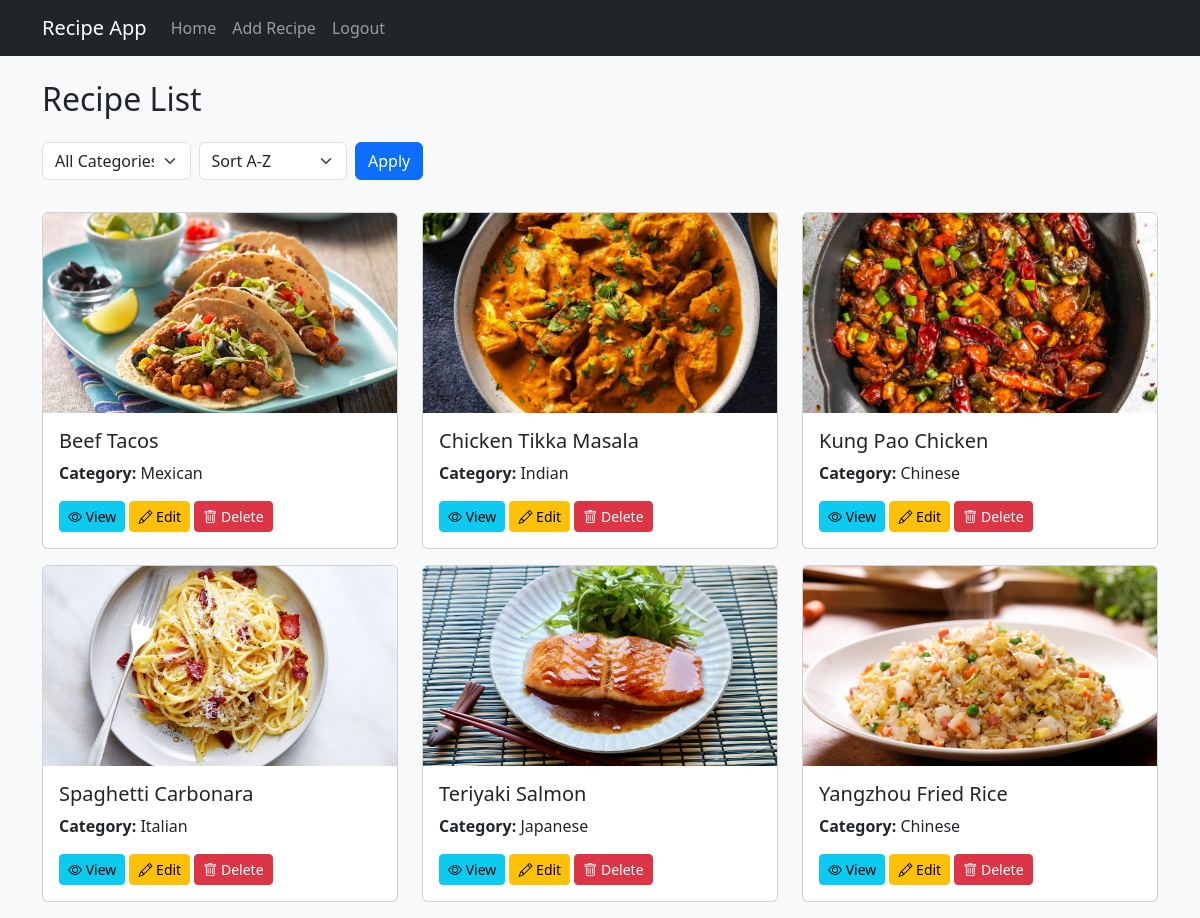
The app's page /index.php (signed in) with its own data.
### tables this page shows
CREATE TABLE `recipes` (
  `id` int(11) NOT NULL,
  `title` varchar(255) NOT NULL,
  `ingredients` text NOT NULL,
  `steps` text NOT NULL,
  `category` varchar(100) DEFAULT NULL,
  `image` varchar(255) DEFAULT NULL,
  `created_at` timestamp NOT NULL DEFAULT current_timestamp(),
  `cuisine` varchar(255) NOT NULL,
  `user_id` int(11) DEFAULT NULL
);

### index.php (the view, shortened to what this page needs)
<?php
include 'database.php';
include 'navbar.php';
$sort = isset($_GET['sort']) ? $_GET['sort'] : 'title';
$sql = "SELECT * FROM recipes";
$sql .= " ORDER BY " . ($sort === 'title' ? "title ASC" : "id DESC");
$result = $conn->query($sql);
?>
<!DOCTYPE html>
<html lang="en">
<head>
    <link href="https://cdn.jsdelivr.net/npm/bootstrap@5.3.0/dist/css/bootstrap.min.css" rel="stylesheet">
    <link href="https://cdn.jsdelivr.net/npm/bootstrap-icons/font/bootstrap-icons.css" rel="stylesheet">
</head>
<body class="bg-light">
    <div class="container mt-4">
        <h2 class="mb-4">Recipe List</h2>
        <div class="d-flex justify-content-between mb-3">
            <form method="GET" class="d-flex">
                <select name="category" class="form-select me-2">
                    <option value="">All Categories</option>
                </select>
                <select name="sort" class="form-select me-2">
                    <option value="title" <?php echo ($sort === 'title') ? 'selected' : ''; ?>>Sort A-Z</option>
                </select>
                <button type="submit" class="btn btn-primary">Apply</button>
            </form>
        </div>
        <div class="row">
            <?php if ($result->num_rows > 0) { ?>
                <?php while ($row = $result->fetch_assoc()) { ?>
                    <div class="col-md-4 mb-3">
                        <div class="card">
                            <?php if (!empty($row['image'])) { ?>
                                <img src="recipe/uploads/<?php echo $row['image']; ?>" class="card-img-top" style="height: 200px; object-fit: cover;">
                            <?php } ?>
                            <div class="card-body">
                                <h5 class="card-title"><?php echo $row['title']; ?></h5>
                                <p class="card-text"><strong>Category:</strong> <?php echo $row['category']; ?></p>
                                <button class="btn btn-info btn-sm" data-bs-toggle="modal" data-bs-target="#viewModal"
                                    data-title="<?php echo $row['title']; ?>"
                                    data-category="<?php echo $row['category']; ?>"
                                    data-ingredients="<?php echo htmlspecialchars($row['ingredients']); ?>"
                                    data-steps="<?php echo htmlspecialchars($row['steps']); ?>"
                                    data-image="<?php echo $row['image']; ?>"
                                    data-id="<?php echo $row['id']; ?>">
                                    <i class="bi bi-eye"></i> View
                                </button>
                                <?php if ($_SESSION['role'] === 'admin' || $row['user_id'] == $_SESSION['user_id']) { ?>
                                    <button class="btn btn-warning btn-sm" data-bs-toggle="modal" data-bs-target="#editModal"
                                        data-id="<?php echo $row['id']; ?>"
                                        data-title="<?php echo $row['title']; ?>"
                                        data-category="<?php echo $row['category']; ?>"
                                        data-ingredients="<?php echo htmlspecialchars($row['ingredients']); ?>"
                                        data-steps="<?php echo htmlspecialchars($row['steps']); ?>"
                                        data-image="<?php echo $row['image']; ?>">
                                        <i class="bi bi-pencil"></i> Edit
                                    </button>
                                    <button class="btn btn-danger btn-sm" data-bs-toggle="modal" data-bs-target="#deleteModal"
                                        data-id="<?php echo $row['id']; ?>" data-title="<?php echo $row['title']; ?>">
                                        <i class="bi bi-trash"></i> Delete
                                    </button>
                                <?php } ?>
                            </div>
                        </div>
                    </div>
                <?php } ?>
            <?php } else { ?>
                <p>No recipes found.</p>
            <?php } ?>
        </div>
    </div>
</body>
</html>

### navbar.php (shortened to what this page needs)
<nav class="navbar navbar-expand-lg navbar-dark bg-dark">
    <div class="container">
        <a class="navbar-brand" href="index.php">Recipe App</a>
        <div class="collapse navbar-collapse" id="navbarNav">
            <ul class="navbar-nav">
                <li class="nav-item"><a class="nav-link" href="../index.php">Home</a></li>
                <?php if (isset($_SESSION['role']) && $_SESSION['role'] === 'admin') { ?>
                    <li class="nav-item"><a class="nav-link" href="recipe/add_recipe.php">Add Recipe</a></li>
                <?php } ?>
                <li class="nav-item"><a class="nav-link" href="logout.php">Logout</a></li>
            </ul>
        </div>
    </div>
</nav>

### records on screen
recipes: image (picture), title "Beef Tacos", category "Mexican"
recipes: image (picture), title "Chicken Tikka Masala", category "Indian"
recipes: image (picture), title "Kung Pao Chicken", category "Chinese"
recipes: image (picture), title "Spaghetti Carbonara", category "Italian"
recipes: image (picture), title "Teriyaki Salmon", category "Japanese"
recipes: image (picture), title "Yangzhou Fried Rice", category "Chinese"
